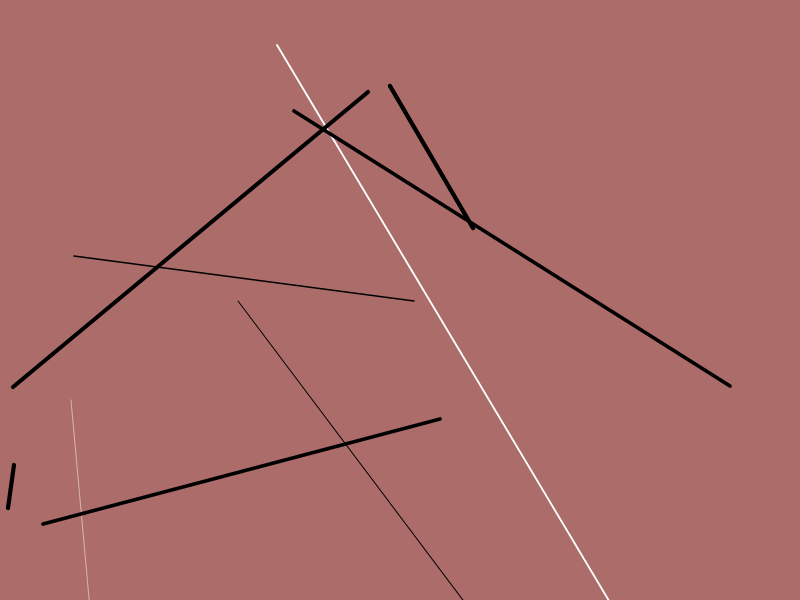
Frame 1 (no input)
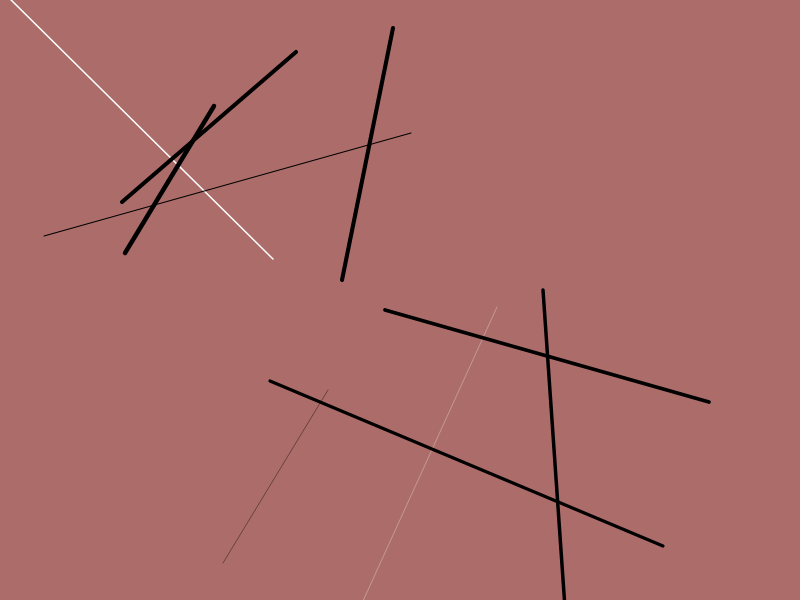
Frame 60 (no input)
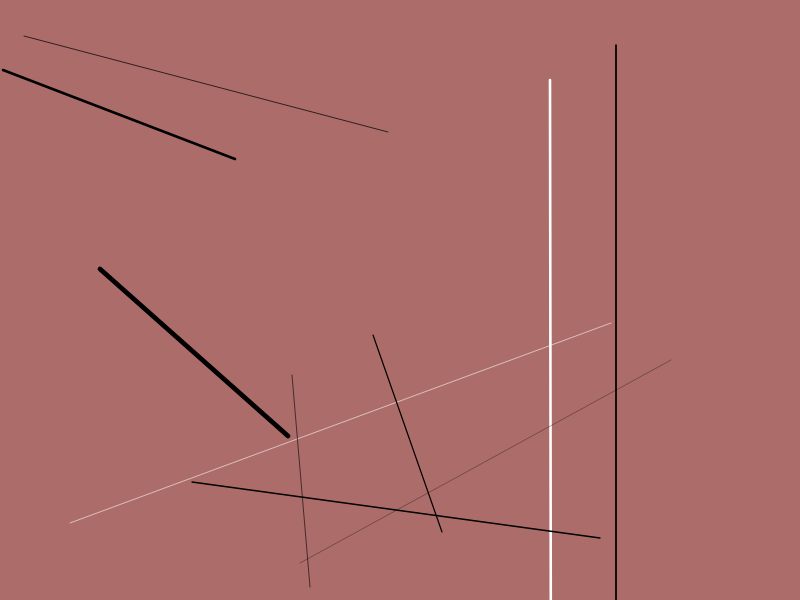
Frame 120 (the mouse pressed at the canvas centre since frame 60)

The p5.js sketch that drew these frames (run headless with seeded random() and noise() and a simulated clock; from frame 60 on, the mouse is pressed at the canvas centre):

// p5.js sketch
// ── sketch.js
function setup() {
  createCanvas(800, 600);
  randomLines();
}

let posX1_1 = [];
let posX2_1 = [];
let posY1_1 = [];
let posY2_1 = [];

let posX1_2 = [];
let posX2_2 = [];
let posY1_2 = [];
let posY2_2 = [];

let posX1_3 = [];
let posX2_3 = [];
let posY1_3 = [];
let posY2_3 = [];

let posX1_4 = [];
let posX2_4 = [];
let posY1_4 = [];
let posY2_4 = [];

let posX1_5 = [];
let posX2_5 = [];
let posY1_5 = [];
let posY2_5 = [];

let posX1_6 = [];
let posX2_6 = [];
let posY1_6 = [];
let posY2_6 = [];

let posX1_7 = [];
let posX2_7 = [];
let posY1_7 = [];
let posY2_7 = [];

let posX1_8 = [];
let posX2_8 = [];
let posY1_8 = [];
let posY2_8 = [];

let posX1_9 = [];
let posX2_9 = [];
let posY1_9 = [];
let posY2_9 = [];

let posX1_10 = [];
let posX2_10 = [];
let posY1_10 = [];
let posY2_10 = [];

function randomLines() {
   posX1_1 = [];
   posX2_1 = [];
   posY1_1 = [];
   posY2_1 = [];

   posX1_2 = [];
   posX2_2 = [];
   posY1_2 = [];
   posY2_2 = [];

   posX1_3 = [];
   posX2_3 = [];
   posY1_3 = [];
   posY2_3 = [];

   posX1_4 = [];
   posX2_4 = [];
   posY1_4 = [];
   posY2_4 = [];

   posX1_5 = [];
   posX2_5 = [];
   posY1_5 = [];
   posY2_5 = [];

   posX1_6 = [];
   posX2_6 = [];
   posY1_6 = [];
   posY2_6 = [];

   posX1_7 = [];
   posX2_7 = [];
   posY1_7 = [];
   posY2_7 = [];

   posX1_8 = [];
   posX2_8 = [];
   posY1_8 = [];
   posY2_8 = [];

   posX1_9 = [];
   posX2_9 = [];
   posY1_9 = [];
   posY2_9 = [];

   posX1_10 = [];
   posX2_10 = [];
   posY1_10 = [];
   posY2_10 = [];

  for (let i = 0; i < 10000; i++) {
    posX1_1.push(int(random(-10, 850)))
    posX2_1.push(int(random(-10, 850)))
    posY1_1.push(int(random(-10, 650)))
    posY2_1.push(int(random(-10, 650)))

    posX1_2.push(int(random(-10, 850)))
    posX2_2.push(int(random(-10, 850)))
    posY1_2.push(int(random(-10, 650)))
    posY2_2.push(int(random(-10, 650)))

    posX1_3.push(int(random(-10, 850)))
    posX2_3.push(int(random(-10, 850)))
    posY1_3.push(int(random(-10, 650)))
    posY2_3.push(int(random(-10, 650)))

    posX1_4.push(int(random(-10, 850)))
    posX2_4.push(int(random(-10, 850)))
    posY1_4.push(int(random(-10, 650)))
    posY2_4.push(int(random(-10, 650)))

    posX1_5.push(int(random(-10, 850)))
    posX2_5.push(int(random(-10, 850)))
    posY1_5.push(int(random(-10, 650)))
    posY2_5.push(int(random(-10, 650)))

    posX1_6.push(int(random(-10, 850)))
    posX2_6.push(int(random(-10, 850)))
    posY1_6.push(int(random(-10, 650)))
    posY2_6.push(int(random(-10, 650)))

    posX1_7.push(int(random(-10, 850)))
    posX2_7.push(int(random(-10, 850)))
    posY1_7.push(int(random(-10, 650)))
    posY2_7.push(int(random(-10, 650)))

    posX1_8.push(int(random(-10, 850)))
    posX2_8.push(int(random(-10, 850)))
    posY1_8.push(int(random(-10, 650)))
    posY2_8.push(int(random(-10, 650)))

    posX1_9.push(int(random(-10, 850)))
    posX2_9.push(int(random(-10, 850)))
    posY1_9.push(int(random(-10, 650)))
    posY2_9.push(int(random(-10, 650)))

    posX1_10.push(int(random(-10, 850)))
    posX2_10.push(int(random(-10, 850)))
    posY1_10.push(int(random(-10, 650)))
    posY2_10.push(int(random(-10, 650)))
  }
}

function draw() {
  background(172, 109, 106);

let j = frameCount;

  if (j < 10000) {
    stroke(255);
    strokeWeight(random(5));
    line(posX1_1[j], posX2_1[j], posY1_1[j], posY2_1[j]);
    strokeWeight(random(5));
    line(posX1_2[j], posX2_2[j], posY1_2[j], posY2_2[j]);
    stroke(0);
    strokeWeight(random(5));
    line(posX1_3[j], posX2_3[j], posY1_3[j], posY2_3[j]);
    strokeWeight(random(5));
    line(posX1_4[j], posX2_4[j], posY1_4[j], posY2_4[j]);
    strokeWeight(random(5));
    line(posX1_5[j], posX2_5[j], posY1_5[j], posY2_5[j]);
    strokeWeight(random(5));
    line(posX1_6[j], posX2_6[j], posY1_6[j], posY2_6[j]);
    strokeWeight(random(5));
    line(posX1_7[j], posX2_7[j], posY1_7[j], posY2_7[j]);
    strokeWeight(random(5));
    line(posX1_8[j], posX2_8[j], posY1_8[j], posY2_8[j]);
    strokeWeight(random(5));
    line(posX1_9[j], posX2_9[j], posY1_9[j], posY2_9[j]);
    strokeWeight(random(5));
    line(posX1_10[j], posX2_10[j], posY1_10[j], posY2_10[j]);
  }
}
